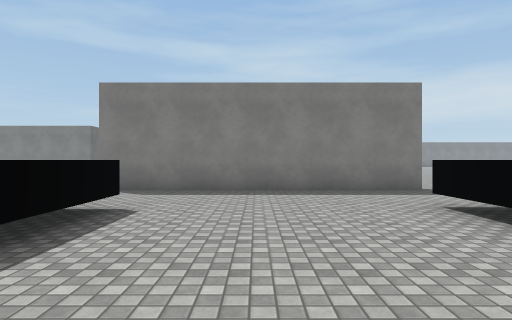
[1] (above)

15 first-person views from a walk through a scene from a Unity 3-D project. The camera is 1.4 m above the floor, looks level and sees 75° across. The floor is counted in squares, 2 m on a side. Each view is taken from the middle of a square. On the plan, view 1 faces up. The plan holds only what a view shows up to about 10 squares ahead; the rest is blank. The place goes on beyond the plan. Surface patterns are stand-ins for the level's own textures.

[2]
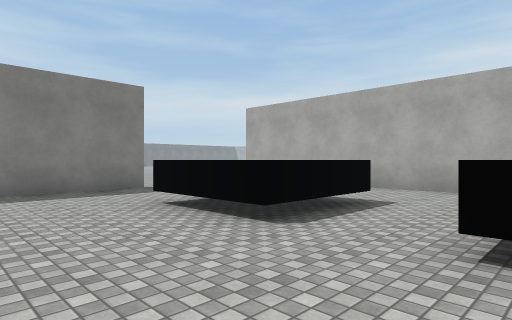

[3]
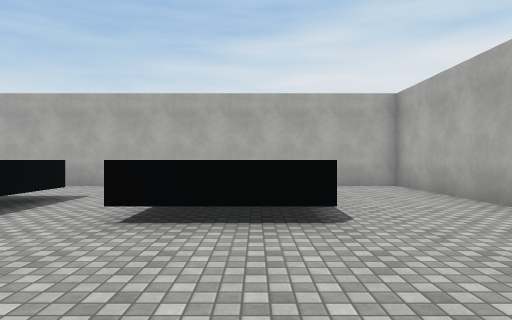

[4]
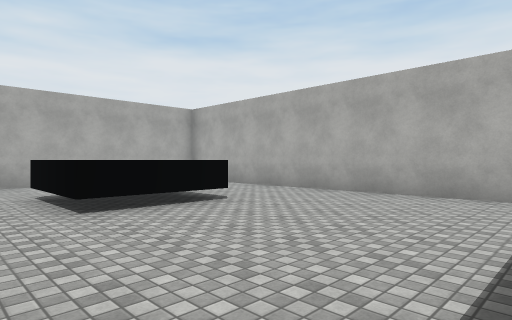

[5]
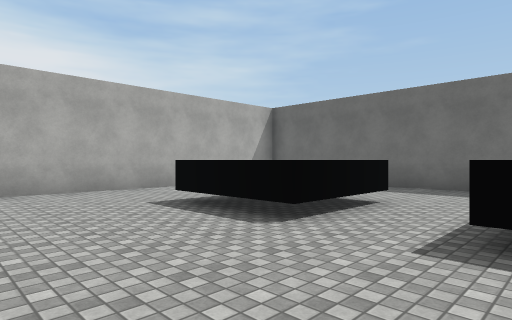

[6]
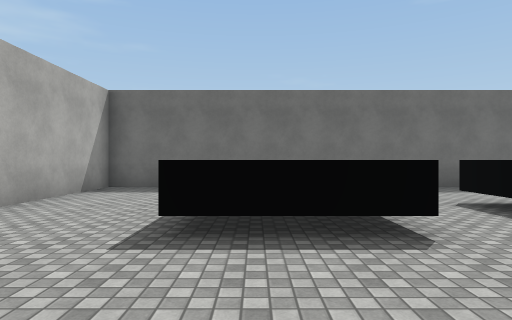

[7]
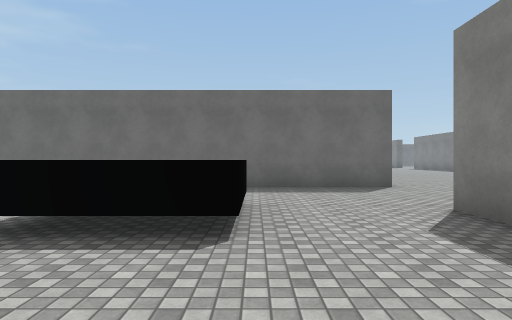

[8]
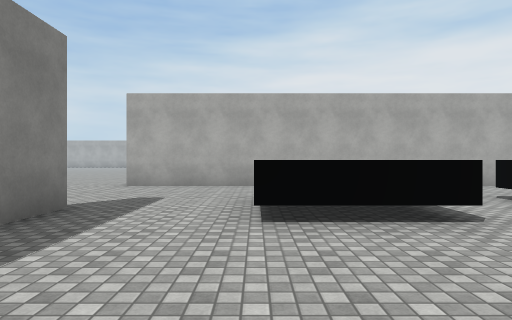

[9]
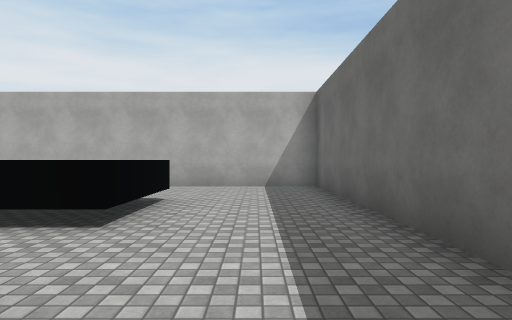

[10]
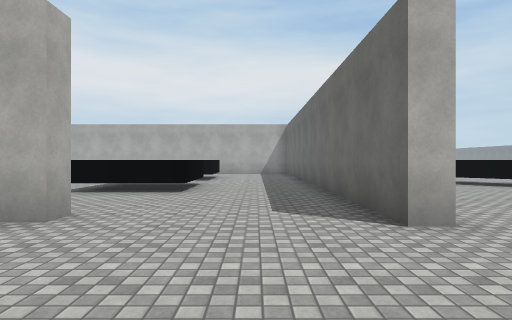

[11]
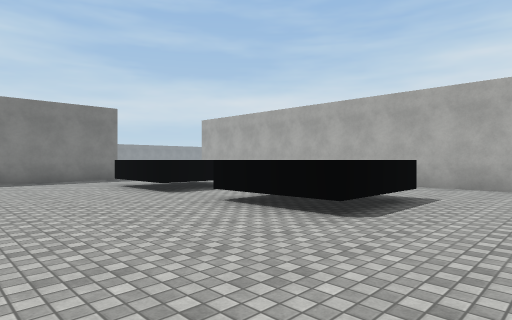

[12]
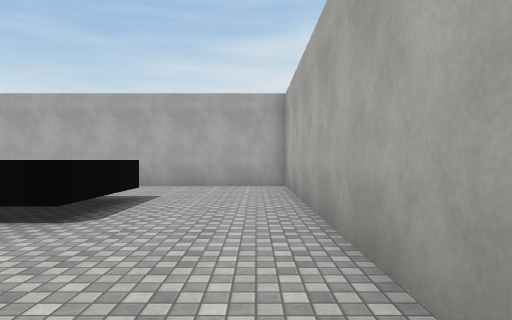

[13]
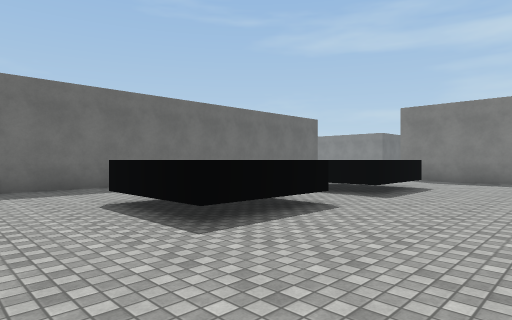

[14]
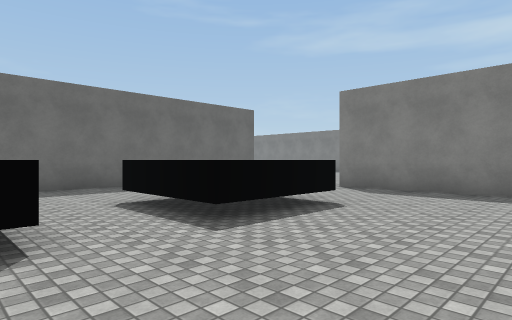

[15]
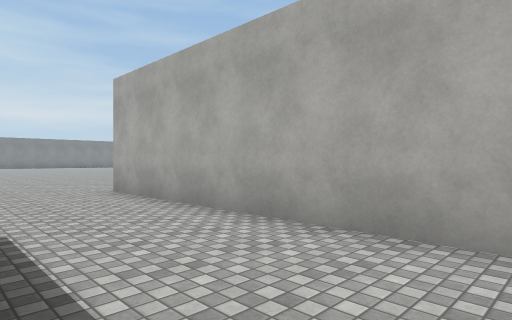

### Floor plan
Key: @ floor where view 1 was taken; # wall or solid block; . floor; ^ raised ledge.
Columns run from 13 left of view 1 to 8 right of it. Each row starts with its distance up from view 1.
 12        .            ..
 11       ...          ...
 10     ......        ....
  9     .......      .....
  8     .#....#######....#
  7    ..#...............#
  6   ...#...............#
  5  ... #..........^^^..#
  4  ..  #...^^^....^ ^..#
  3 ^..  #...^^^....^^^..#
  2  ^   #...............#
  1      #...............#
  0      #...^ ^.@..^^^..#
 -1      #...^ ^....^^^..#
 -2      #...............#
 -3      #...............#
 -4      #...............#
 -5      #################

Positions as (right, up) in squares from view 1, and headings:
1: (0, 0), facing up
2: (0, 0), facing up-right
3: (-1, -1), facing right
4: (-2, 2), facing down-right
5: (1, 3), facing down-left
6: (1, -1), facing left
7: (1, 5), facing left
8: (-1, 5), facing right
9: (-6, 4), facing down
10: (-6, 12), facing down
11: (-1, -4), facing up-right
12: (-1, -4), facing right
13: (1, -4), facing up-left
14: (1, 0), facing up-left
15: (5, 1), facing up-right
